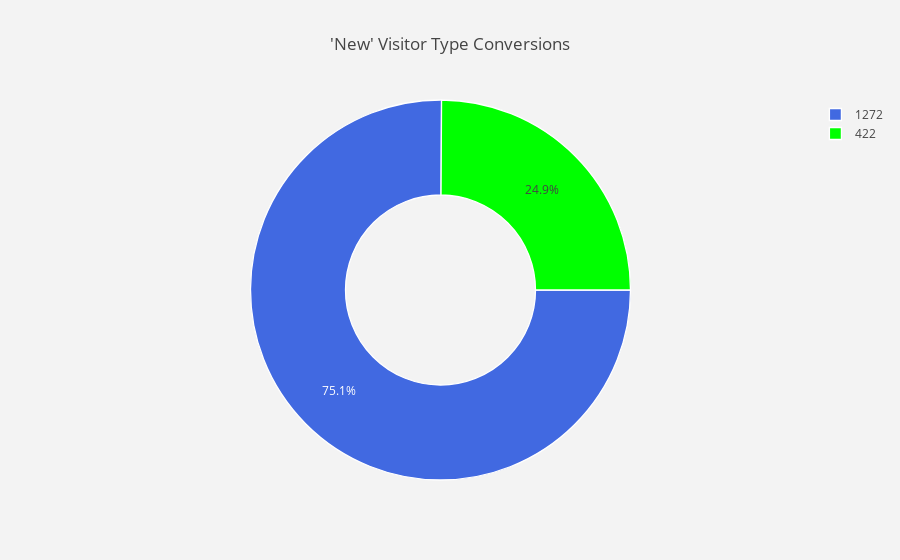

Notebook source saved alongside this figure:
### Code cell
trace = go.Pie(labels = j.New_Visitor ,
               values = j.New_Visitor ,
               marker = dict(colors =  [ 'royalblue' ,'lime','red'],
                             line = dict(color = "white",
                                         width =  1.3)
                            ),
               rotation = 90,
               hoverinfo = "label+value+text",
               hole = .5
              )
layout = go.Layout(dict(title = "'New' Visitor Type Conversions",
                        plot_bgcolor  = "rgb(243,243,243)",
                        paper_bgcolor = "rgb(243,243,243)",
                       )
                  )

data = [trace]
fig = go.Figure(data = data,layout = layout)
py.iplot(fig)

### Figure 1 — Plotly figure (JSON) as saved in the notebook; plotly's stock layout.template omitted (floating-point values rounded to 4 significant figures)
{"data": [{"hole": 0.5, "hoverinfo": "label+value+text", "labels": [1272, 422], "marker": {"colors": ["royalblue", "lime", "red"], "line": {"color": "white", "width": 1.3}}, "rotation": 90, "type": "pie", "uid": "b5221be0-7f79-4d90-a2ad-82004bf8b99a", "values": [1272, 422]}], "layout": {"paper_bgcolor": "rgb(243,243,243)", "plot_bgcolor": "rgb(243,243,243)", "title": {"text": "'New' Visitor Type Conversions"}}}
